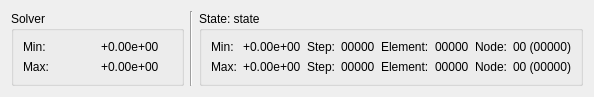
<?xml version="1.0" encoding="UTF-8"?>
<ui version="4.0">
 <class>State</class>
 <widget class="QDialog" name="State">
  <property name="geometry">
   <rect>
    <x>0</x>
    <y>0</y>
    <width>594</width>
    <height>96</height>
   </rect>
  </property>
  <property name="windowTitle">
   <string>State</string>
  </property>
  <layout class="QGridLayout" name="gridLayout">
   <item row="0" column="2">
    <widget class="QGroupBox" name="state">
     <property name="title">
      <string>State: state</string>
     </property>
     <layout class="QGridLayout" name="gridLayout_3">
      <item row="1" column="3">
       <widget class="QLabel" name="label_step_max">
        <property name="text">
         <string>00000</string>
        </property>
       </widget>
      </item>
      <item row="0" column="0">
       <widget class="QLabel" name="text_value_min">
        <property name="text">
         <string>Min:</string>
        </property>
       </widget>
      </item>
      <item row="0" column="5">
       <widget class="QLabel" name="label_element_min">
        <property name="text">
         <string>00000</string>
        </property>
       </widget>
      </item>
      <item row="1" column="5">
       <widget class="QLabel" name="label_element_max">
        <property name="text">
         <string>00000</string>
        </property>
       </widget>
      </item>
      <item row="0" column="6">
       <widget class="QLabel" name="text_node_min">
        <property name="text">
         <string>Node:</string>
        </property>
       </widget>
      </item>
      <item row="1" column="4">
       <widget class="QLabel" name="text_element_max">
        <property name="text">
         <string>Element:</string>
        </property>
       </widget>
      </item>
      <item row="0" column="4">
       <widget class="QLabel" name="text_element_min">
        <property name="text">
         <string>Element:</string>
        </property>
       </widget>
      </item>
      <item row="1" column="6">
       <widget class="QLabel" name="text_node_max">
        <property name="text">
         <string>Node:</string>
        </property>
       </widget>
      </item>
      <item row="0" column="3">
       <widget class="QLabel" name="label_step_min">
        <property name="text">
         <string>00000</string>
        </property>
       </widget>
      </item>
      <item row="1" column="2">
       <widget class="QLabel" name="text_step_max">
        <property name="text">
         <string>Step:</string>
        </property>
       </widget>
      </item>
      <item row="1" column="0">
       <widget class="QLabel" name="text_value_max">
        <property name="text">
         <string>Max:</string>
        </property>
       </widget>
      </item>
      <item row="0" column="1">
       <widget class="QLabel" name="label_value_min">
        <property name="text">
         <string>+0.00e+00</string>
        </property>
       </widget>
      </item>
      <item row="1" column="1">
       <widget class="QLabel" name="label_value_max">
        <property name="text">
         <string>+0.00e+00</string>
        </property>
       </widget>
      </item>
      <item row="0" column="2">
       <widget class="QLabel" name="text_step_min">
        <property name="text">
         <string>Step:</string>
        </property>
       </widget>
      </item>
      <item row="0" column="7">
       <widget class="QLabel" name="label_node_min">
        <property name="text">
         <string>00 (00000)</string>
        </property>
       </widget>
      </item>
      <item row="1" column="7">
       <widget class="QLabel" name="label_node_max">
        <property name="text">
         <string>00 (00000)</string>
        </property>
       </widget>
      </item>
     </layout>
    </widget>
   </item>
   <item row="0" column="0">
    <widget class="QGroupBox" name="solver">
     <property name="title">
      <string>Solver</string>
     </property>
     <layout class="QGridLayout" name="gridLayout_2">
      <item row="0" column="0">
       <widget class="QLabel" name="text_solver_min">
        <property name="text">
         <string>Min:</string>
        </property>
       </widget>
      </item>
      <item row="1" column="0">
       <widget class="QLabel" name="text_solver_max">
        <property name="text">
         <string>Max:</string>
        </property>
       </widget>
      </item>
      <item row="0" column="1">
       <widget class="QLabel" name="label_solver_min">
        <property name="text">
         <string>+0.00e+00</string>
        </property>
       </widget>
      </item>
      <item row="1" column="1">
       <widget class="QLabel" name="label_solver_max">
        <property name="text">
         <string>+0.00e+00</string>
        </property>
       </widget>
      </item>
     </layout>
    </widget>
   </item>
   <item row="0" column="1">
    <widget class="Line" name="separator">
     <property name="orientation">
      <enum>Qt::Vertical</enum>
     </property>
    </widget>
   </item>
  </layout>
 </widget>
 <resources/>
 <connections/>
</ui>
